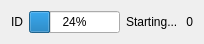
<?xml version="1.0" encoding="UTF-8"?>
<ui version="4.0">
 <class>JobStatusWidgetClass</class>
 <widget class="QWidget" name="JobStatusWidgetClass">
  <property name="geometry">
   <rect>
    <x>0</x>
    <y>0</y>
    <width>204</width>
    <height>38</height>
   </rect>
  </property>
  <property name="sizePolicy">
   <sizepolicy hsizetype="Expanding" vsizetype="Fixed">
    <horstretch>0</horstretch>
    <verstretch>0</verstretch>
   </sizepolicy>
  </property>
  <property name="windowTitle">
   <string>JobStatusWidget</string>
  </property>
  <layout class="QHBoxLayout" name="horizontalLayout" stretch="1,3,5,2">
   <item>
    <widget class="QLabel" name="labelJobId">
     <property name="sizePolicy">
      <sizepolicy hsizetype="MinimumExpanding" vsizetype="Preferred">
       <horstretch>0</horstretch>
       <verstretch>0</verstretch>
      </sizepolicy>
     </property>
     <property name="text">
      <string>ID</string>
     </property>
    </widget>
   </item>
   <item>
    <widget class="QProgressBar" name="progressBar">
     <property name="sizePolicy">
      <sizepolicy hsizetype="Expanding" vsizetype="Fixed">
       <horstretch>0</horstretch>
       <verstretch>0</verstretch>
      </sizepolicy>
     </property>
     <property name="value">
      <number>24</number>
     </property>
    </widget>
   </item>
   <item>
    <widget class="QLabel" name="labelStatus">
     <property name="text">
      <string>Starting...</string>
     </property>
    </widget>
   </item>
   <item>
    <widget class="QLabel" name="labelCount">
     <property name="text">
      <string>0</string>
     </property>
     <property name="alignment">
      <set>Qt::AlignRight|Qt::AlignTrailing|Qt::AlignVCenter</set>
     </property>
    </widget>
   </item>
  </layout>
 </widget>
 <layoutdefault spacing="6" margin="11"/>
 <resources/>
 <connections/>
</ui>
